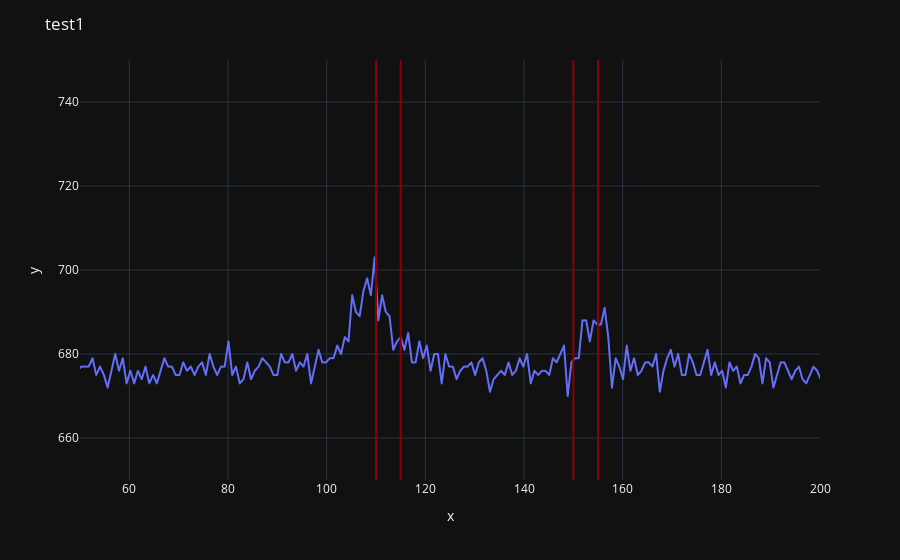
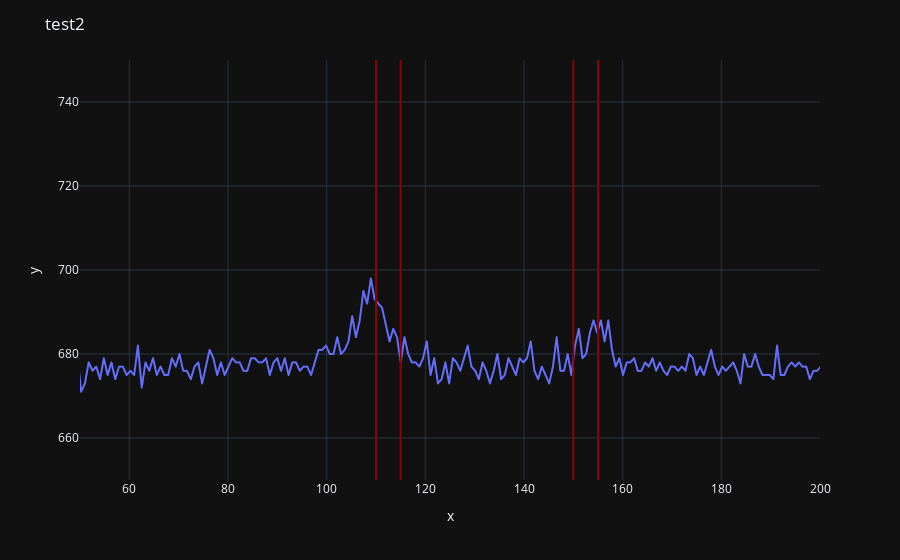

The code cell stored with these charts, in order, in its notebook:
### Code cell
for file in os.listdir(dir):
    if file.endswith(".txt"):
        file_path = os.path.join(dir,file)
        SpectraFile = np.loadtxt(file_path, delimiter="\t")
        fig = px.line(x=SpectraFile[:,0], y=SpectraFile[:,1],orientation="h", range_x=[50,200],range_y=[650,750])
        fig.update_layout(title_text=file.split(".")[0])

        peak_ranges=[110,115,150,155]
        for peak in peak_ranges:
            fig.add_vline(peak, line_color="darkred")

        fig.show()

### Figure 1 — Plotly figure (JSON) as saved in the notebook; plotly's stock layout.template omitted (floating-point values rounded to 4 significant figures; data arrays with more than 128 entries replaced by an {"elided": "..."} marker saying what was removed)
{"data": [{"hovertemplate": "x=%{x}<br>y=%{y}<extra></extra>", "legendgroup": "", "line": {"color": "#636efa", "dash": "solid"}, "marker": {"symbol": "circle"}, "mode": "lines", "name": "", "showlegend": false, "x": {"elided": "1024 float values"}, "xaxis": "x", "y": {"elided": "1024 float values"}, "yaxis": "y", "type": "scattergl"}], "layout": {"xaxis": {"anchor": "y", "domain": [0.0, 1.0], "title": {"text": "x"}, "range": [50, 200]}, "yaxis": {"anchor": "x", "domain": [0.0, 1.0], "title": {"text": "y"}, "range": [650, 750]}, "legend": {"tracegroupgap": 0}, "margin": {"t": 60}, "title": {"text": "test1"}, "shapes": [{"line": {"color": "darkred"}, "type": "line", "x0": 110, "x1": 110, "xref": "x", "y0": 0, "y1": 1, "yref": "y domain"}, {"line": {"color": "darkred"}, "type": "line", "x0": 115, "x1": 115, "xref": "x", "y0": 0, "y1": 1, "yref": "y domain"}, {"line": {"color": "darkred"}, "type": "line", "x0": 150, "x1": 150, "xref": "x", "y0": 0, "y1": 1, "yref": "y domain"}, {"line": {"color": "darkred"}, "type": "line", "x0": 155, "x1": 155, "xref": "x", "y0": 0, "y1": 1, "yref": "y domain"}]}}

### Figure 2 — Plotly figure (JSON) as saved in the notebook; plotly's stock layout.template omitted (floating-point values rounded to 4 significant figures; data arrays with more than 128 entries replaced by an {"elided": "..."} marker saying what was removed)
{"data": [{"hovertemplate": "x=%{x}<br>y=%{y}<extra></extra>", "legendgroup": "", "line": {"color": "#636efa", "dash": "solid"}, "marker": {"symbol": "circle"}, "mode": "lines", "name": "", "showlegend": false, "x": {"elided": "1024 float values"}, "xaxis": "x", "y": {"elided": "1024 float values"}, "yaxis": "y", "type": "scattergl"}], "layout": {"xaxis": {"anchor": "y", "domain": [0.0, 1.0], "title": {"text": "x"}, "range": [50, 200]}, "yaxis": {"anchor": "x", "domain": [0.0, 1.0], "title": {"text": "y"}, "range": [650, 750]}, "legend": {"tracegroupgap": 0}, "margin": {"t": 60}, "title": {"text": "test2"}, "shapes": [{"line": {"color": "darkred"}, "type": "line", "x0": 110, "x1": 110, "xref": "x", "y0": 0, "y1": 1, "yref": "y domain"}, {"line": {"color": "darkred"}, "type": "line", "x0": 115, "x1": 115, "xref": "x", "y0": 0, "y1": 1, "yref": "y domain"}, {"line": {"color": "darkred"}, "type": "line", "x0": 150, "x1": 150, "xref": "x", "y0": 0, "y1": 1, "yref": "y domain"}, {"line": {"color": "darkred"}, "type": "line", "x0": 155, "x1": 155, "xref": "x", "y0": 0, "y1": 1, "yref": "y domain"}]}}
